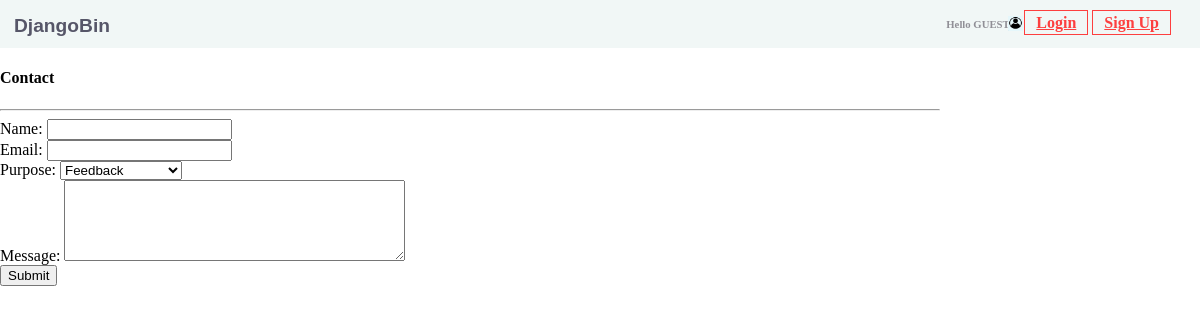
The app's page /contact/, older data.
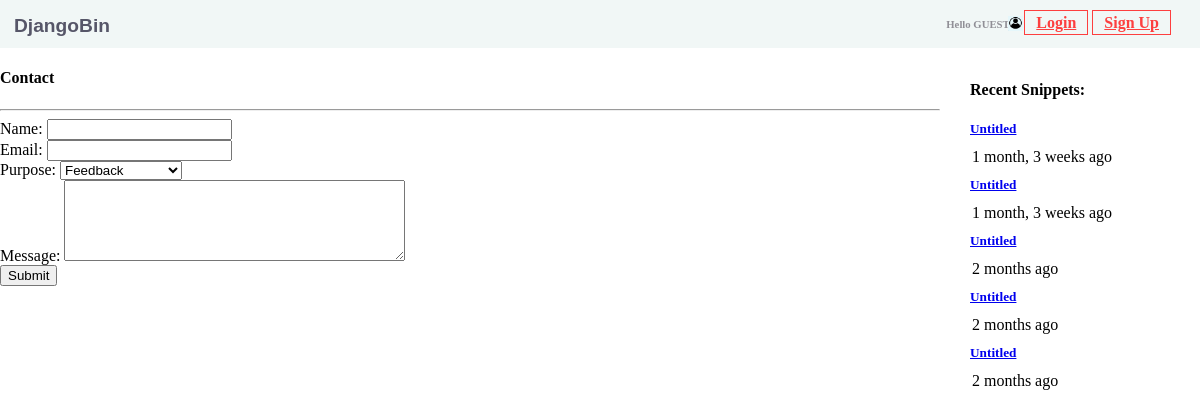
The same page, newer data.
### djangobin/models.py (models this page shows, shortened)
class Snippet(models.Model):
    title = models.CharField(max_length=200, blank=True)
    original_code = models.TextField()
    highlighted_code = models.TextField(blank=True, help_text="Read only field. Will contain the "
                                                              "syntax-highlighted version of the original code.")
    expiration = models.CharField(max_length=10, choices=Pref.expiration_choices)
    exposure = models.CharField(max_length=10, choices=Pref.exposure_choices)
    hits = models.IntegerField(default=0, help_text='Read only field. Will be updated after every visit to snippet.')
    slug = models.SlugField(help_text='Read only field. Will be filled automatically.')
    created_on = models.DateTimeField(auto_now_add=True)
    language = models.ForeignKey(Language, on_delete=models.CASCADE)
    user = models.ForeignKey(User, on_delete=models.CASCADE)
    tags = models.ManyToManyField('Tag', blank=True)
    class Meta:
        ordering = ['-created_on']
    def get_absolute_url(self):
        return reverse('djangobin:snippet_detail', args=[self.slug])

### djangobin/views.py (the view)
# urls.py: url(r'^contact/$', views.contact, name="contact"),
def contact(request):
    if request.method == 'POST':
        f = ContactForm(request.POST)
        if f.is_valid():
            name = f.cleaned_data['name']
            email = f.cleaned_data['email']
            subject = "You have a new Feedback from {}:<{}>".format(name, email)
            message = "Purpose: {}\n\nDate: {}\n\nMessage:\n\n {}".format(
                dict(f.purpose_choices).get(f.cleaned_data['purpose']),
                datetime.datetime.now(),
                f.cleaned_data['message']
            )
            mail_admins(subject, message)
            messages.add_message(request, messages.INFO, 'Thanks for submitting your feedback.')
            return redirect('djangobin:contact')
    else:
        f = ContactForm()
    return render(request, 'djangobin/contact.html', {'form': f})

### djangobin/forms.py
class ContactForm(forms.Form):
    BUG = 'b'
    FEEDBACK = 'fb'
    NEW_FEATURE = 'nf'
    OTHER = 'o'
    purpose_choices = (
        (FEEDBACK, 'Feedback'),
        (NEW_FEATURE, 'Feature Request'),
        (BUG, 'Bug'),
        (OTHER, 'Other'),
    )
    name = forms.CharField()
    email = forms.EmailField()
    purpose = forms.ChoiceField(choices=purpose_choices)
    message = forms.CharField(widget=forms.Textarea(attrs={'cols': 40, 'rows': 5}))

### djangobin/context_processors.py (called while the page is built)
def recent_snippets(request):
    return dict(recent_snippets=Snippet.objects.filter(exposure='public').order_by("-id")[:5])

### djangobin/templates/djangobin/contact.html (shortened to what this page needs)
{% extends 'djangobin/Base.html' %}
{% block main %}
    <h4>Contact </h4>
    <hr>
    <form action="" method="post">
        <div>
            <div>
                {{ form.name.label_tag }}
                {{ form.name }}
            </div>
        </div>
        <div>
            <div>
                {{ form.email.label_tag }}
                {{ form.email }}
            </div>
        </div>
        <div>
            <div>
                {{ form.purpose.label_tag }}
                {{ form.purpose }}
            </div>
        </div>
        <div>
            <div>
                {{ form.message.label_tag }}
                {{ form.message }}
            </div>
        </div>
        <button type="submit">Submit</button>
    </form>
{% endblock %}

### djangobin/templates/djangobin/Base.html (shortened to what this page needs)
<!DOCTYPE html>
<html lang="en">
<head>
     {% load static %}
     {% load humanize %}
    <link rel="stylesheet" href="{% static 'djangobin/css/Base.css' %}">
</head>
    <body>
        <header>
            <div id="id_container-head" class="container-head">
                <div class="default-logo">
                    <a id="default-logo" href="/">DjangoBin</a>
                </div>
                <div class="user-login-logo">
                    <img src="{% static 'djangobin/images/user_login.jpg' %}" alt="user_login" width="15" height="15">
                </div>
                <div class="container-head-left">
                    <div class="user-name">
                        {% if request.user.is_authenticated == False %}
                            <h6 id="user-name">Hello GUEST!</h6>
                        {% else %}
                            <h6 id="user-name">Hello {{request.user.username|title}}!</h6>
                        {% endif %}
                    </div>
                    <div class="cls-login-signup">
                        {% if request.user.is_authenticated %}
                            <a class="login-signup-btn" href="{% url 'djangobin:logout' %}">Logout</a>
                        {% elif not request.user.is_authenticated and request.path == '/logout/' or not request.user.is_authenticated and request.path == '/login/' %}
                                <a class="login-signup-btn" href="{% url 'djangobin:login'%}">Login</a>
                        {% else %}
                                <a class="login-signup-btn" href="{% url 'djangobin:login'%}?next={{request.path}}">Login</a>
                        {% endif %}
                    </div>
                     {% if not request.user.is_authenticated %}
                        <div class="cls-login-signup">
                            <a class="login-signup-btn" href="{% url 'djangobin:signup' %}">Sign Up</a>
                        </div>
                     {% endif %}
                </div>
            </div>
        </header>
        <div class="recent-snippets">
            {% if recent_snippets %}
                <h4>Recent Snippets:</h4>
                {% for recent_snippet in recent_snippets %}
                    <a href="{{ recent_snippet.get_absolute_url }}" class="">
                        <h5 class=""> {{ recent_snippet.title }}</h5>
                    </a>
                        <p class="">{{ recent_snippet.created_on|naturaltime }}</p>
                {% endfor %}
            {% endif %}
        </div>
        {% block main %} {% endblock %}
    </body>
</html>

Row changes from the older to the newer data that the page shows:
added Snippet: title "Untitled", created_on "1 month, 3 weeks ago"
added Snippet: title "Untitled", created_on "1 month, 3 weeks ago"
added Snippet: title "Untitled", created_on "2 months ago"
added Snippet: title "Untitled", created_on "2 months ago"
added Snippet: title "Untitled", created_on "2 months ago"
Text that changed along with them:
text now shown: "Recent Snippets:"
